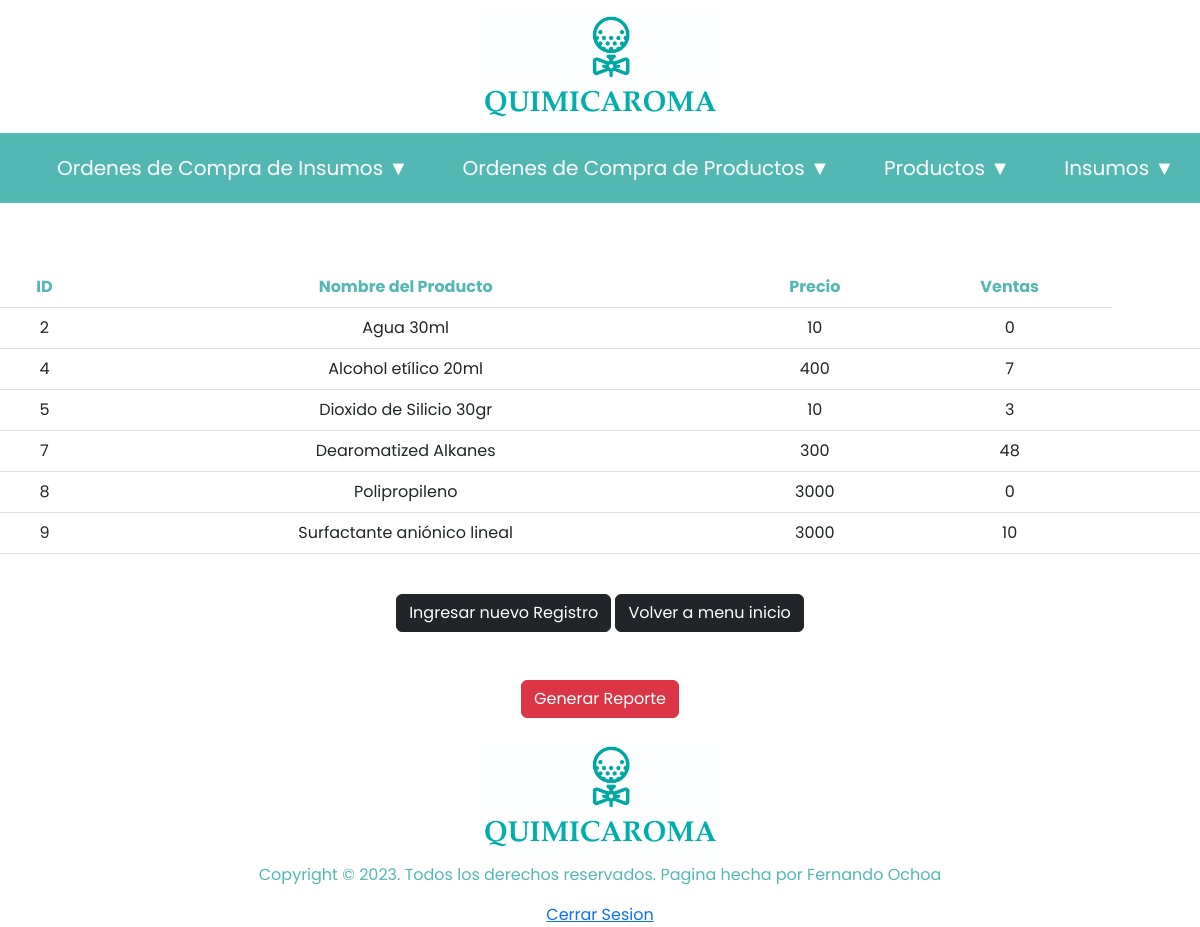
/php/paginas/opciones/Insumos/verInsumos.php, run on the app's committed database.
### tables this page shows
CREATE TABLE `insumo` (
  `idInsumo` int(11) NOT NULL,
  `nombreInsumo` varchar(45) NOT NULL,
  `precio` int(11) NOT NULL,
  `ventas` int(11) NOT NULL
);

### php/paginas/opciones/Insumos/verInsumos.php (the view, shortened to what this page needs)
<?php
include "../../../Database/dbconexion.php";
$queryResultado = mysqli_query($conn,"SELECT * FROM insumo");
?>
<!DOCTYPE html>
<html lang="en">
<head>
    <link rel="stylesheet" href="../../../../css/home.css"></link>
    <link href="https://cdn.jsdelivr.net/npm/bootstrap@5.3.0-alpha3/dist/css/bootstrap.min.css" rel="stylesheet">
</head>
<body>
<a href="../../home.php"><header class="header_Quimicaroma">
   <img class="LogoQuimicaroma" src="../../../../img/logo.jpg"></img>
</header></a>
<nav>
        <ul>
            <li>
           <a href="#" class="dropdownNombre"> Ordenes de Compra de Insumos ▼</a>
            </li>
            <li>
           <a href="#" class="dropdownNombre"> Ordenes de Compra de Productos ▼</a>
            </li>
            <li>
            <a href="#" class="dropdownNombre"> Productos ▼</a>
            </li>
        <li>
        <a href="#" class="dropdownNombre"> Insumos ▼</a>
    </li>
    </ul>
    </nav> <br> <br>
    <table class="table">
        <thead>
            <th style='color: rgb(83, 184, 180)'>ID</th>
            <th style='color: rgb(83, 184, 180)'>Nombre del Producto</th>
            <th style='color: rgb(83, 184, 180)'>Precio</th>
            <th style='color: rgb(83, 184, 180)'>Ventas</th>
        </thead>
        <?php while($rows = mysqli_fetch_array($queryResultado)){
            ?>
        <tr>
            <td><?php echo $rows['idInsumo'];?></td>
            <td><?php echo $rows['nombreInsumo'];?></td>
            <td><?php echo $rows['precio'];?></td>
            <td><?php echo $rows['ventas'];?></td>
            <td><a href="editarInsumo.php?id=<?php echo $rows['idInsumo']?>"style="color: rgb(83, 184, 180)"><ion-icon name="create-outline"></ion-icon></a></td>
            <td><a href="borrarInsumo.php?id=<?php echo $rows['idInsumo']?>"style="color: rgb(83, 184, 180)"><ion-icon name="trash-outline"></ion-icon></a></td>
        </tr>
  <?php    } ?>
    </table> <br>
    <div class="botonesForm">
    <form action="" method="POST">
    <input type="submit" class="btn btn-dark" value="Ingresar nuevo Registro" name="nuevoRegistro">
    <input type="submit" class="btn btn-dark" value="Volver a menu inicio" name="botonInicio"> <br>
        </div> <br> <br>
        <div class="botonReporte">
    <a href="../fpdf/ReportesInsumos.php" class="btn btn-danger" target="_blank">Generar Reporte <ion-icon name="document-text-outline"></ion-icon></a>
    </div>
    <footer>
    <img src="../../../../img/logo.jpg" class="LogoQuimicaroma"></img>
    <p>Copyright © 2023. Todos los derechos reservados. Pagina hecha por Fernando Ochoa</p>
    <a href="../../../../cerrarsesion.php">Cerrar Sesion</a>
</footer>
</body>
</html>

### css/home.css (style rules this page uses)
* { padding: 0; margin: 0; font-family: 'poppins',sans-serif; }
.header_Quimicaroma { margin-top: 1%; justify-content: center; display: flex; }
.LogoQuimicaroma { width: 20%; }
footer { text-align: center; color: rgb(83, 184, 180); margin-top: 2%; }
ul { list-style: none; background:rgb(83, 184, 180); }
ul li { display: inline-block; position: relative; }
ul li a { display: block; padding: 20px 25px; color: #FFF; text-decoration: none; text-align: center; font-size: 20px; }

### php/paginas/opciones/Insumos/verInsumos.php (style rules this page uses)
.table { text-align: center; }
.botonesForm { text-align: center; }
.botonReporte { text-align: center; }

### data on the page
insumo: idInsumo "2", nombreInsumo "Agua 30ml", precio "10", ventas "0"
insumo: idInsumo "4", nombreInsumo "Alcohol etílico 20ml", precio "400", ventas "7"
insumo: idInsumo "5", nombreInsumo "Dioxido de Silicio 30gr", precio "10", ventas "3"
insumo: idInsumo "7", nombreInsumo "Dearomatized Alkanes", precio "300", ventas "48"
insumo: idInsumo "8", nombreInsumo "Polipropileno", precio "3000", ventas "0"
insumo: idInsumo "9", nombreInsumo "Surfactante aniónico lineal", precio "3000", ventas "10"
